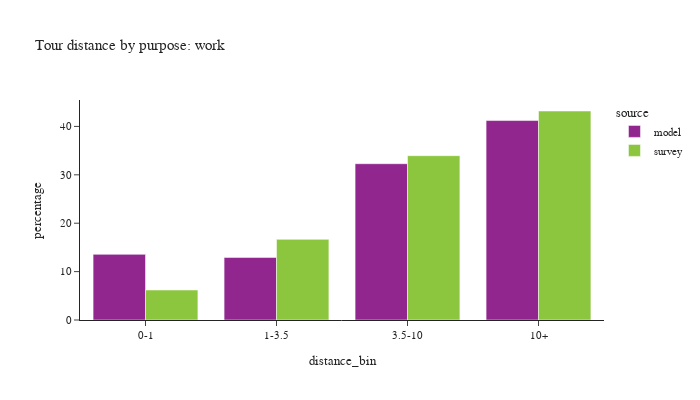

The cell this chart's notebook holds for it:
### Code cell
plot_bins(tour, tour['pdpurp'] == 1, 'work')

### Figure 1 — Plotly figure (JSON) as saved in the notebook; plotly's stock layout.template omitted (floating-point values rounded to 4 significant figures)
{"data": [{"alignmentgroup": "True", "customdata": [[288601], [275120], [687296], [877152]], "hovertemplate": "source=model<br>distance_bin=%{x}<br>percentage=%{y}<br>sample count=%{customdata[0]}<extra></extra>", "legendgroup": "model", "marker": {"color": "#91268F", "pattern": {"shape": ""}}, "name": "model", "offsetgroup": "model", "orientation": "v", "showlegend": true, "textposition": "auto", "type": "bar", "x": ["0-1", "1-3.5", "3.5-10", "10+"], "xaxis": "x", "y": [13.56, 12.93, 32.3, 41.22], "yaxis": "y"}, {"alignmentgroup": "True", "customdata": [[305], [570], [861], [840]], "hovertemplate": "source=survey<br>distance_bin=%{x}<br>percentage=%{y}<br>sample count=%{customdata[0]}<extra></extra>", "legendgroup": "survey", "marker": {"color": "#8CC63E", "pattern": {"shape": ""}}, "name": "survey", "offsetgroup": "survey", "orientation": "v", "showlegend": true, "textposition": "auto", "type": "bar", "x": ["0-1", "1-3.5", "3.5-10", "10+"], "xaxis": "x", "y": [6.195, 16.66, 33.96, 43.19], "yaxis": "y"}], "layout": {"barmode": "group", "font": {"size": 11}, "height": 400, "legend": {"title": {"text": "source"}, "tracegroupgap": 0}, "title": {"text": "Tour distance by purpose: work"}, "width": 700, "xaxis": {"anchor": "y", "domain": [0.0, 1.0], "title": {"text": "distance_bin"}}, "yaxis": {"anchor": "x", "domain": [0.0, 1.0], "title": {"text": "percentage"}}}}
